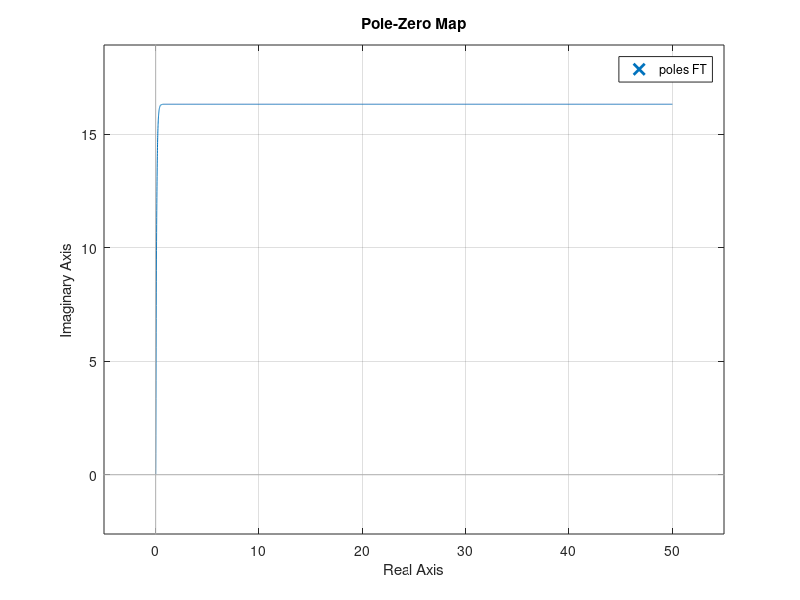

Write the MATLAB code that produced this figure.
% Unidad N° 3, Ejercicio 2

clear all; close all; clc

pkg load control

s = tf('s');
FT = (3000)/(s^2 + 156.25*s + 1837.5);

step(10*FT,50)

% Mapa de polos y ceros
pzmap(FT)
